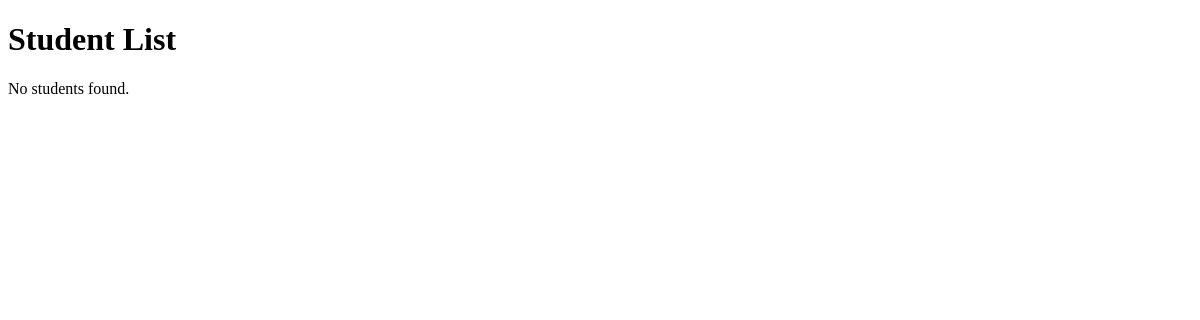
The app's page /students/, older data.
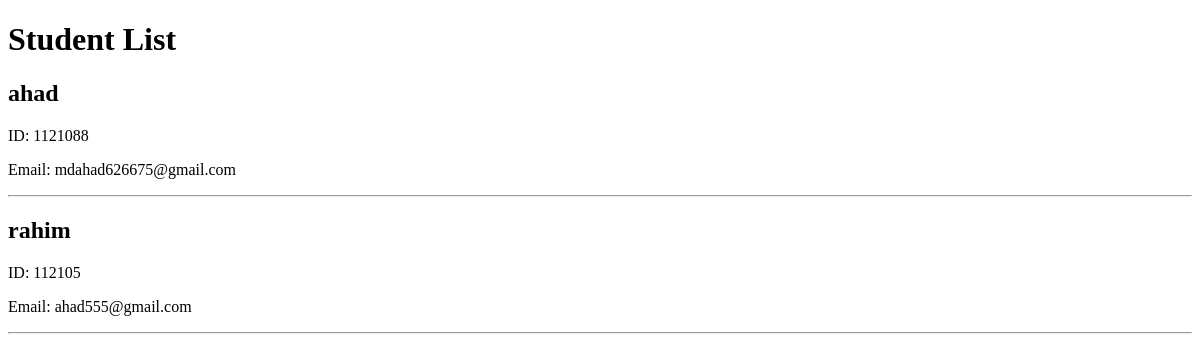
The same page, newer data.
### students/models.py (models this page shows)
class Student(models.Model):
    name = models.CharField(max_length=100)
    student_id = models.CharField(max_length=20, unique=True)
    email = models.EmailField(unique=True)
    phone = models.CharField(max_length=15)
    date_of_birth = models.DateField()
    address = models.TextField()
    profile_picture = models.ImageField(upload_to='students/', blank=True, null=True)
    department = models.ForeignKey(
        Department,
        on_delete=models.CASCADE,
        related_name='students'
    )

### students/views.py (the view)
# urls.py: path('', views.student_list, name='student_list'),
def student_list(request):
    students = Student.objects.all()
    return render(request, 'students/student_list.html', {
        'students': students
    })

### templates/students/student_list.html (shortened to what this page needs)
<!DOCTYPE html>
<html lang="en">
<head>
</head>
<body>
    <h1>Student List</h1>
    {% for student in students %}
        <div>
            <h2>{{ student.name }}</h2>
            <p>ID: {{ student.student_id }}</p>
            <p>Email: {{ student.email }}</p>
        </div>
        <hr>
    {% empty %}
        <p>No students found.</p>
    {% endfor %}
</body>
</html>

Row changes from the older to the newer data that the page shows:
added Student: name "ahad", student_id "1121088", email "mdahad626675@gmail.com"
added Student: name "rahim", student_id "112105", email "ahad555@gmail.com"
Text that changed along with them:
text no longer shown: "No students found."
